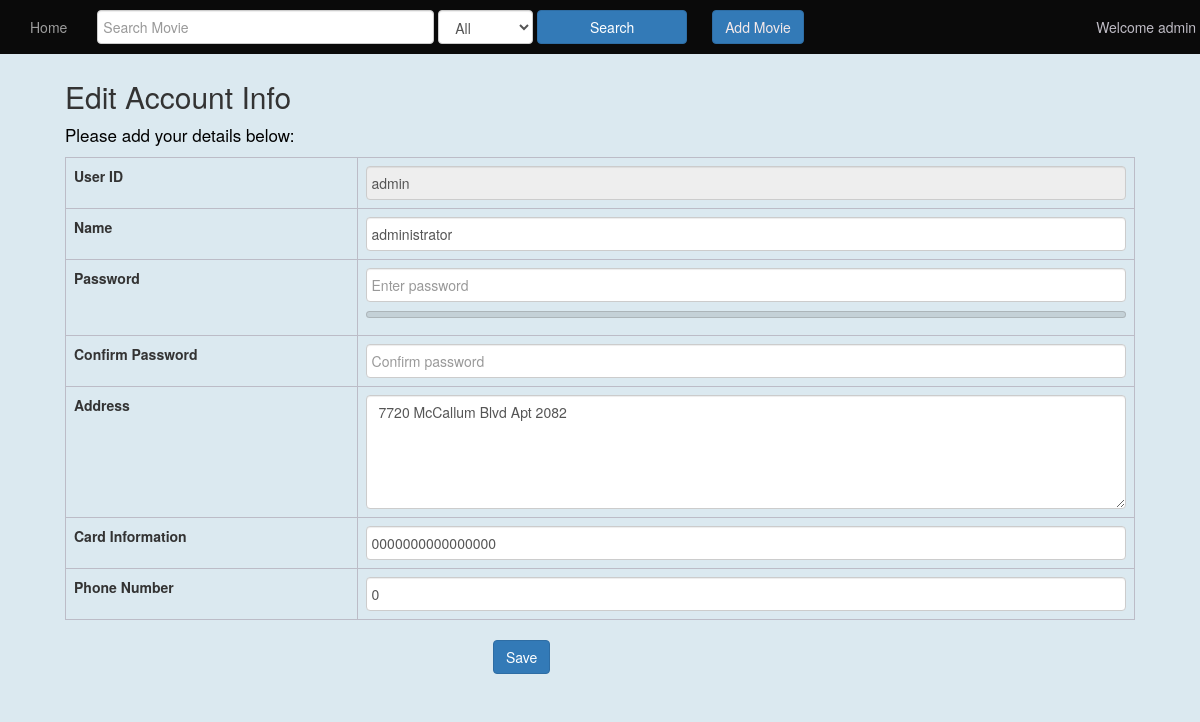
Screenshot of /signup_page.php (signed in) with the database file from the repository.
### tables this page shows
CREATE TABLE IF NOT EXISTS `users` (
  `user_id` varchar(100) NOT NULL,
  `name` varchar(100) NOT NULL,
  `password` varchar(255) NOT NULL,
  `address` varchar(1000) NOT NULL,
  `card_info` char(16) NOT NULL,
  `phone` char(10) NOT NULL
);

### signup_page.php (the view, shortened to what this page needs)
<?php
    if(isset($_SESSION["user_id"]) && $_SESSION["user_id"] != "guest") {
        $user=$_SESSION["user_id"];
        $servername = "localhost";
        $username = "root";
        $password = "root";
        $db = "onlinemoviestore";
        $conn = mysqli_connect($servername, $username, $password, $db);
        $query="select * from users where user_id='".$user."'";
	      $result = mysqli_query($conn,$query);
        $row = mysqli_fetch_array($result);
        $name=$row['name'];
        $address=$row['address'];
        $card_info=$row['card_info'];
        $phone=$row['phone'];
	}
?>
<!DOCTYPE html>
<html>
  <head>
    <link href="//maxcdn.bootstrapcdn.com/bootstrap/3.3.0/css/bootstrap.min.css", rel="stylesheet">
    <link href="css/style.css" rel="stylesheet">
    <link href="css/admin.css" rel="stylesheet">
    <link href="css/signup.css" rel="stylesheet" >
    <link href="css/login.css" rel="stylesheet">
  </head>
  <body>
    <?php require('nav_bar.php');?>
    <div class="container detail">
      <h2><?php if ($user == ""){echo "Create New Account";} else{ echo "Edit Account Info";}?></h2>
      <p>Please add your details below:</p>
      <form id="signupDetails" method="POST" onsubmit="return false">
          <table id="signupInfo" class="table table-bordered">
              <tbody>
                  <tr>
                      <td>User ID</td>
                      <td><input class="form-control" type="text" name="userid" id="userid" placeholder="Enter userid" <?php if ($user != "") { echo 'value="'.$user.'"  disabled';} ?> required/></td>
                  </tr>
                  <tr>
                      <td>Name</td>
                      <td><input type="text" class="form-control" name="name" id="name" placeholder="Enter name" value='<?php  echo $name ?>' required></td>
                  </tr>
                  <tr>
                    <td>Password</td>
                    <td>
                        <input type="password"  class="form-control" name="password" id="password" placeholder="Enter password" value='' required>
                        <meter max="4" id="password-strength-meter"></meter>
                    </td>
                  </tr>
                  <tr>
                    <td>Confirm Password</td>
                    <td>
                        <input type="password"  class="form-control" name="cnfPassword" id="cnfPassword" placeholder="Confirm password" value='' required>
                    </td>
                  </tr>
                  <tr>
                      <td>Address</td>
                      <td><textarea class="form-control" rows="5" name="address" id="address" placeholder="Enter address details" required><?php  echo $address?></textarea></td>
                  </tr>
                  <tr>
                      <td>Card Information</td>
                      <td><input type="text" class="form-control" name="card_info" id="card_info"  maxlength="16" placeholder="Enter card number" value='<?php  echo $card_info?>' required></td>
                  </tr>
                  <tr>
                      <td>Phone Number</td>
                      <td><input type="text" class="form-control" name="phonenumber" id="phonenumber" maxlength="10" placeholder="Enter phone number" value='<?php  echo $phone?>' required></td>
                  </tr>
              </tbody>
          </table>
          <div class="save">
              <input id='btnSave' name='btnSave' type = 'submit' class='btn btn-primary' value='<?php if ($user == ""){ echo "Sign up";} else{echo "Save";}?>'></button>
          </div>
      </form>
    </div>
  <body>
</html>

### css/style.css (style rules this page uses)
body { background-color: #10171b; }
input[type="number"], textarea { background-color : #ddd6d6; color: black; }

### css/admin.css (style rules this page uses)
body { height: 100%; background-color: #dbe9f0; }
div.detail { padding-left: 50px; padding-right: 50px; margin-top: 60px; }
p { color: black; font-size:17px; }
.table-bordered > tbody > tr > td, .table-bordered > tbody > tr > th, .table-bordered > tfoot > tr > td, .table-bordered , .table-bordered > thead > tr > td, .table-bordered > thead > tr > th { border: 1px solid #bcbcc7; }
div.save { padding-left: 40%; margin-bottom: 20px; }

### css/signup.css (style rules this page uses)
meter { -webkit-appearance: meter; -moz-appearance: none; width: 100%; height: 1em; }
table#signupInfo tbody tr td:nth-child(1) { width:15%; font-weight: bold; }
table#signupInfo tbody tr td:nth-child(2) { width: 40%; }
input.form-control { padding-left: 5px; }
div.container.detail { margin-top: 60px; }

### rows the page displays
users: name "administrator", address "7720 McCallum Blvd Apt 2082", card_info "0000000000000000", phonenumber "0"

### other values shown
$user_id "admin"
